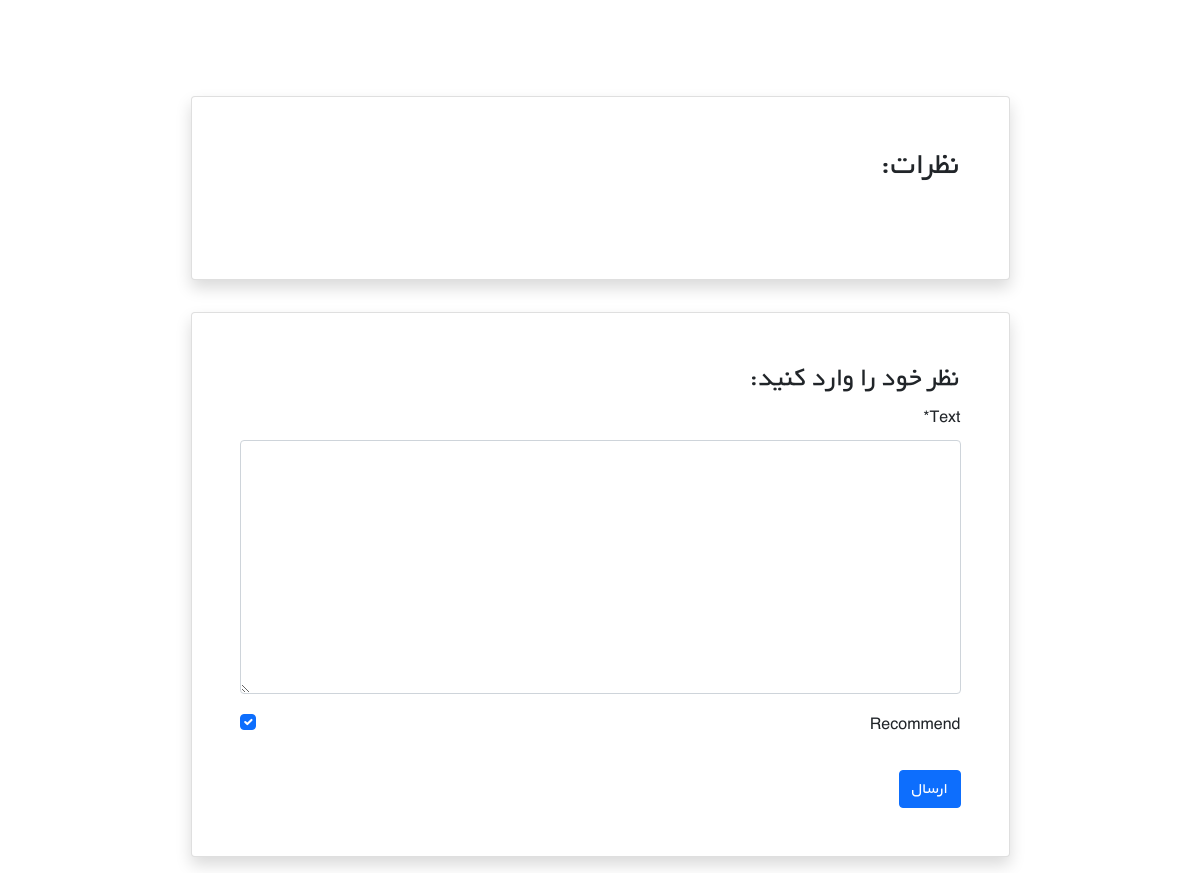
The app's page /books/7/ (signed in, lower part), older data.
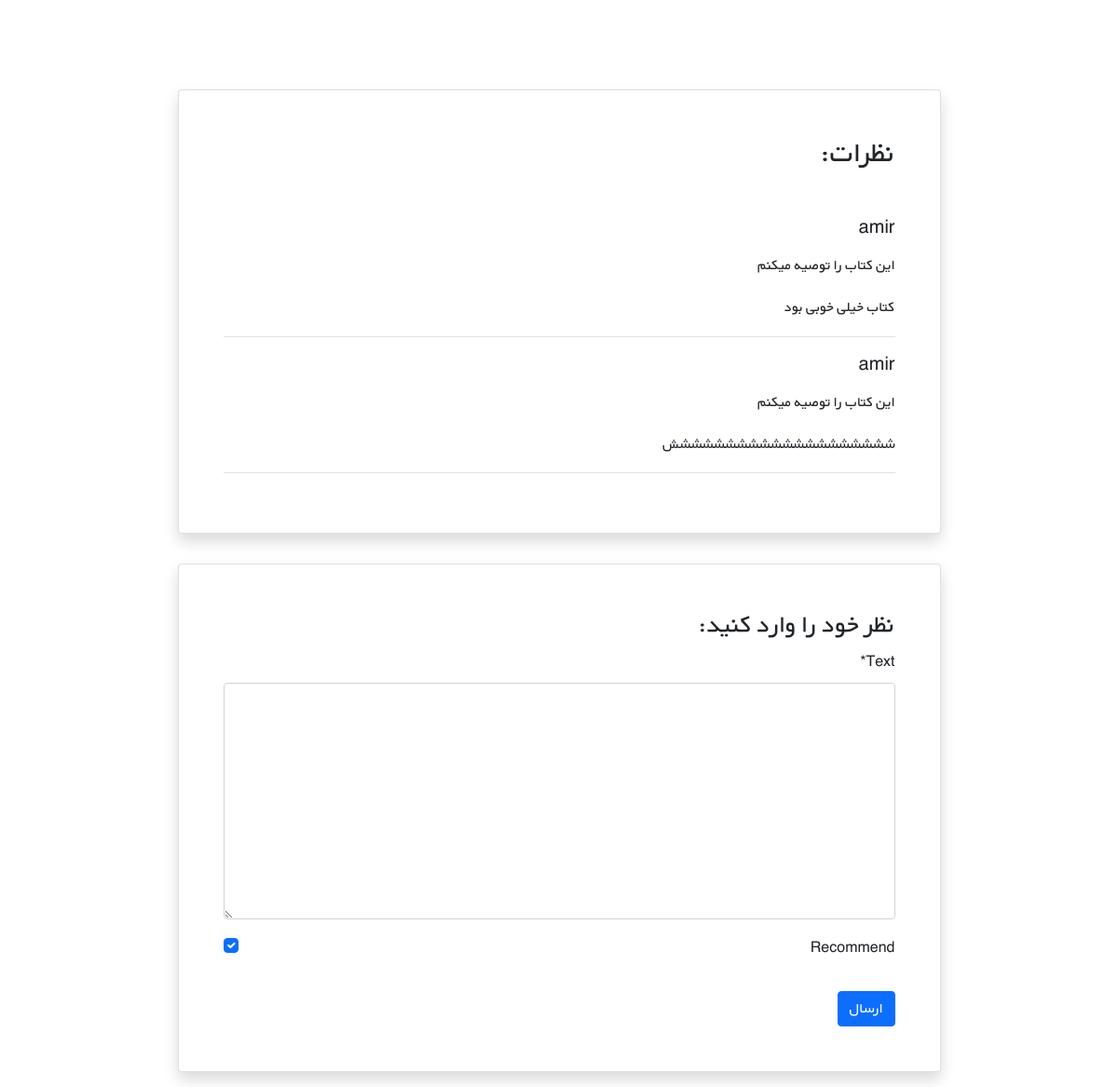
The same page, newer data.
### books/models.py (models this page shows, shortened)
class Comment(models.Model):
    user = models.ForeignKey(get_user_model(), on_delete=models.CASCADE)
    book = models.ForeignKey(Book, on_delete=models.CASCADE, related_name='comments')
    text = models.TextField()
    is_active = models.BooleanField(default=True)
    recommend = models.BooleanField(default=True)
    datetime_created = models.DateTimeField(auto_now_add=True)

### accounts/models.py (models this page shows)
class CustomUser(AbstractUser):
    age = models.PositiveIntegerField(null=True, blank=True)

### books/views.py (the view)
# urls.py: path('<int:pk>/', views.book_detail_view, name='book_detail'),
@login_required
def book_detail_view(request, pk):
    book = get_object_or_404(Book, pk=pk)
    book_comments = book.comments.all()
    if request.method == 'POST':
        comment_form = CommentForm(request.POST)
        if comment_form.is_valid():
            new_comment = comment_form.save(commit=False)
            new_comment.book = book
            new_comment.user = request.user
            new_comment.save()
            comment_form = CommentForm()
    else:
        comment_form = CommentForm()
    return render(request, 'books/book_detail.html', {
        'book': book,
        'comments': book_comments,
        'comment_form': comment_form,
    }
    )

### books/forms.py
class CommentForm(forms.ModelForm):
    class Meta:
        model = Comment
        fields = ('text', 'recommend', )

### books/templates/books/book_detail.html (shortened to what this page needs)
{% extends '_base.html' %}
{% load crispy_forms_tags %}
{% block content %}
  <div class="container mt-5" dir="rtl">
    <div class="">
      <div class="">
        <div class="d-flex justify-content-center">
          <div class="my-3 p-5 w-sm-75 w-100">{{ book.description|linebreaks }}</div>
        </div>
        <div class="d-flex justify-content-center">
          <div class="card shadow my-3 p-5 w-sm-75 w-100">
            <h2 class="mb-5">نظرات:</h2>
            {% for comment in comments %}
              {% if comment.is_active %}
                <div class="border-bottom mb-3">
                  <h5 class="mb-3">{{ comment.user.username }}</h5>
                  {% if comment.recommend %}
                    <p>این کتاب را توصیه میکنم</p>
                  {% else %}
                    <p>این کتاب را توصیه نمی کنم</p>
                  {% endif %}
                  <p>{{ comment.text|linebreaks }}</p>
                </div>
              {% endif %}
            {% endfor %}
          </div>
        </div>
        <div class="d-flex justify-content-center">
          <div class="card shadow my-3 p-5 w-sm-75 w-100">
            <h3>نظر خود را وارد کنید:</h3>
            <form method="POST">
              {{ comment_form|crispy }}
              <button type="submit" class="btn btn-primary mt-3">ارسال</button>
            </form>
          </div>
        </div>
      </div>
    </div>
  </div>
{% endblock %}

### templates/_base.html (shortened to what this page needs)
{% load static %}
<!DOCTYPE html>
<html lang="en">
  <head>
    <link href="https://cdn.jsdelivr.net/npm/bootstrap@5.1.3/dist/css/bootstrap.min.css" rel="stylesheet" />
    <link rel="stylesheet" href="{% static 'css/style.css' %}"/>
  </head>
  <body>
    <div class="container">
      {% block content %}
      {% endblock %}
    </div>
  </body>
</html>

### static/css/style.css (style rules this page uses)
* { font-family: 'BYekan', sans-serif; line-height: 1.8rem; }
@media (min-width: 576px) { .w-sm-75 { width: 75%!important; } }

Row changes from the older to the newer data that the page shows:
added Comment: user.username "amir", recommend "این کتاب را توصیه میکنم", text "کتاب خیلی خوبی بود"
added Comment: user.username "amir", recommend "این کتاب را توصیه میکنم", text "شششششششششششششششششششش"
